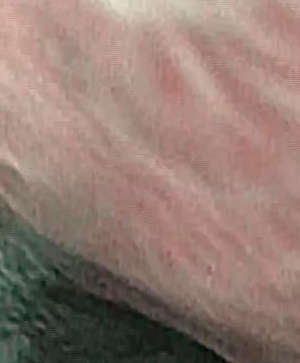
#> input picture balanceoDM/500x500/DM/00174_batch2.-5.jpg, 300 x 363 px; its folder holds only this picture in this run
$ python GLCM.py   (older library calls are emulated)
#> lines starting #> are read from the running program, lines starting #| are printed output that depends on the picture
# -*- coding: utf-8 -*-
"""
Created on Fri Aug 16 00:57:49 2019

@author: Nataly
"""


import cv2
import numpy as np
import glob
from skimage.feature import greycomatrix, greycoprops
import skimage.feature
from scipy.stats import kurtosis
import statistics as stats
import pywt
import pywt.data
from scipy import ndimage as nd
from skimage import data
from skimage.util import img_as_float
from skimage.filters import gabor_kernel


#tamañoA = []
#tamañoB = []
def Fourier(inA):
    f = np.fft.fft2(inA)
    fshift = np.fft.fftshift(f)
    fourier = 20*np.log(np.abs(fshift))
    fourier=fourier.astype(np.uint8)
    return fourier

def GLCM (imA):
        a=int(np.max(imA))
        g = skimage.feature.greycomatrix(imA, [1], [0], levels=a+1, symmetric=False, normed=True)
        contraste=skimage.feature.greycoprops(g, 'contrast')[0][0]
        energia=skimage.feature.greycoprops(g, 'energy')[0][0]
        homogeneidad=skimage.feature.greycoprops(g, 'homogeneity')[0][0]
        correlacion=skimage.feature.greycoprops(g, 'correlation')[0][0]
        disimi= greycoprops(g, 'dissimilarity')
        ASM= greycoprops(g, 'ASM')
        entropia=skimage.measure.shannon_entropy(g)
        return g,contraste,energia,homogeneidad, correlacion, disimi, ASM,entropia
#                    plt.imshow(cropped)


contrast=[]
energi=[]
homogenei=[]
correlaci=[]
disi=[]
AS=[]
entrop=[]

contrast1=[]
energi1=[]
homogenei1=[]
correlaci1=[]
disi1=[]
AS1=[]
entrop1=[]
#from matplotlib import pyplot as plt

for image in glob.glob('*.jpg'):
    # image = '00002.jpg'
    im = cv2.imread(image)
#> im is the input picture: shape (363, 300, 3); mean B, G, R 114.1, 123.3, 146.2
    aa,bb,c = im.shape
#> aa = 363; bb = 300; c = 3
    croppedrgb=im
    im=cv2.normalize(im, None, 0, 255, norm_type=cv2.NORM_MINMAX, dtype=cv2.CV_8UC3)
    aa,bb,c = im.shape
    croppedrgb=im
# [4 lines of commented-out code are left out]
    HSV=cv2.cvtColor(im,cv2.COLOR_RGB2YUV)
#> HSV: shape (363, 300, 3); mean of channels 0, 1, 2 134.8, 140.4, 119.1
#    H,S,cropped=cv2.split(HSV)
    cropped,U,V=cv2.split(HSV)
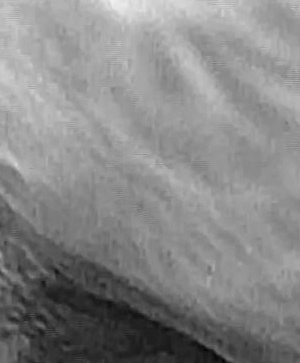
#> cropped: shape (363, 300); min 3, max 241, mean 134.8
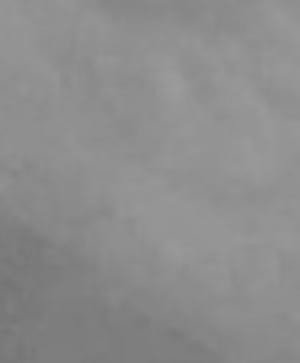
#> U: shape (363, 300); min 116, max 156, mean 140.4
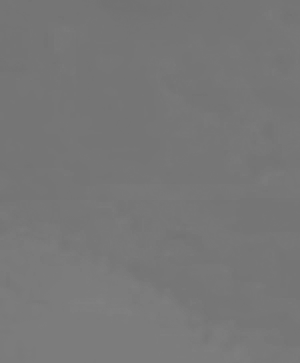
#> V: shape (363, 300); min 114, max 128, mean 119.1
    print(cropped.shape)
#| (363, 300)
    cropFou=Fourier(cropped)
#> in Fourier, `fourier = 20*np.log(np.abs(fshift))`:
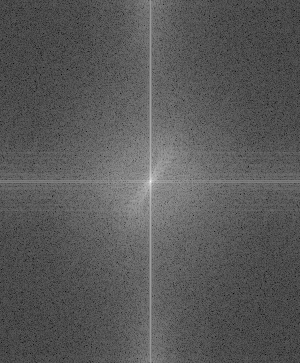
#> fourier: shape (363, 300) float64; min 3.84, max 330, mean 118.4; drawn with min black and max white
#> in Fourier, `fourier=fourier.astype(np.uint8)`:
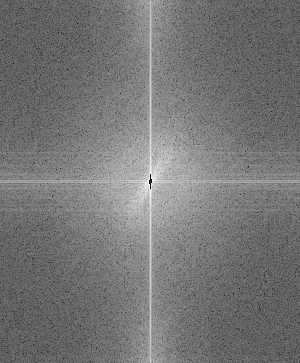
#> fourier: shape (363, 300); min 1, max 255, mean 117.8
    g,contraste,energia,homogeneidad, correlacion, disimi, ASM,entropia=GLCM(cropFou)
#> in GLCM, `a=int(np.max(imA))`: a = 255
#> in GLCM, `contraste=skimage.feature.greycoprops(g, 'contrast')[0][0]`: contraste = 345.6
#> in GLCM, `energia=skimage.feature.greycoprops(g, 'energy')[0][0]`: energia = 0.0158
#> in GLCM, `homogeneidad=skimage.feature.greycoprops(g, 'homogeneity')[0][0]`: homogeneidad = 0.0758
#> in GLCM, `correlacion=skimage.feature.greycoprops(g, 'correlation')[0][0]`: correlacion = 0.735
#> in GLCM, `disimi= greycoprops(g, 'dissimilarity')`: disimi = [13.93]
#> in GLCM, `ASM= greycoprops(g, 'ASM')`: ASM = [0.000248]
#> in GLCM, `entropia=skimage.measure.shannon_entropy(g)`: entropia = 1.43
#> contraste = 345.6; energia = 0.0158; homogeneidad = 0.0758; correlacion = 0.735; disimi = [13.93]; ASM = [0.000248]; entropia = 1.43
    contrast.append(contraste)
    energi.append(energia)
    homogenei.append(homogeneidad)
    correlaci.append(correlacion)
    disi.append(disimi)
    AS.append(ASM)
    entrop.append(entropia)

    g1,contraste1,energia1,homogeneidad1, correlacion1, disimi1, ASM1,entropia1=GLCM(cropped)
#> contraste1 = 8.53; energia1 = 0.0368; homogeneidad1 = 0.423; correlacion1 = 0.998; disimi1 = [2]; ASM1 = [0.00136]; entropia1 = 0.789
    contrast1.append(contraste1)
    energi1.append(energia1)
    homogenei1.append(homogeneidad1)
    correlaci1.append(correlacion1)
    disi1.append(disimi1)
    AS1.append(ASM1)
    entrop1.append(entropia1)

import pandas as pd
datos = {'Contraste':contrast,
         'Energia':energi,
         'Homogeneidad':homogenei,
         'Correlación':correlaci,
         'Disimilitud':disi,
         'ASM':AS,
         'Entropia':entrop,
         'ContrasteSF':contrast1,
         'EnergiaSF':energi1,
         'HomogeneidadSF':homogenei1,
         'CorrelaciónSF':correlaci1,
         'DisimilitudSF':disi1,
         'ASMSF':AS1,
         'EntropiaSF':entrop1}
datos = pd.DataFrame(datos)
#> datos = table of 1 rows and 14 columns
#datos.to_excel('GLCMRES.xlsx')
datos.to_excel('GLCMREY.xlsx')
